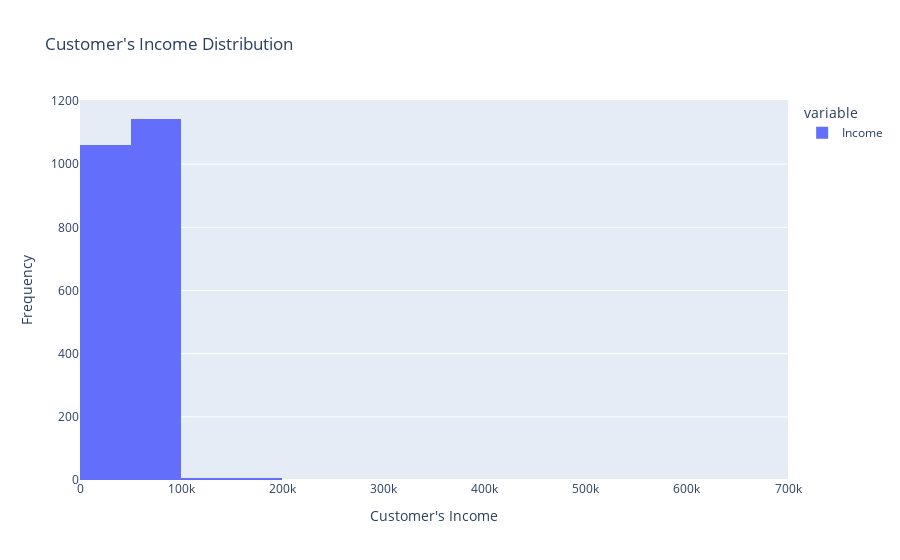

Here is the notebook cell this chart was saved with:
### Code cell
fig = px.histogram(
    cust_data_df['Income'],
    title = "Customer's Income Distribution",
    nbins = 25
)
fig.update_layout(
    xaxis_title = "Customer's Income",
    yaxis_title = "Frequency")

fig.show()

### Figure 1 — Plotly figure (JSON) as saved in the notebook; plotly's stock layout.template omitted (floating-point values rounded to 4 significant figures; data arrays with more than 128 entries replaced by an {"elided": "..."} marker saying what was removed)
{"data": [{"alignmentgroup": "True", "bingroup": "x", "hovertemplate": "variable=Income<br>value=%{x}<br>count=%{y}<extra></extra>", "legendgroup": "Income", "marker": {"color": "#636efa", "pattern": {"shape": ""}}, "name": "Income", "nbinsx": 25, "offsetgroup": "Income", "orientation": "v", "showlegend": true, "type": "histogram", "x": {"elided": "2216 int values"}, "xaxis": "x", "yaxis": "y"}], "layout": {"barmode": "relative", "legend": {"title": {"text": "variable"}, "tracegroupgap": 0}, "title": {"text": "Customer's Income Distribution"}, "xaxis": {"anchor": "y", "domain": [0, 1], "title": {"text": "Customer's Income"}}, "yaxis": {"anchor": "x", "domain": [0, 1], "title": {"text": "Frequency"}}}}
